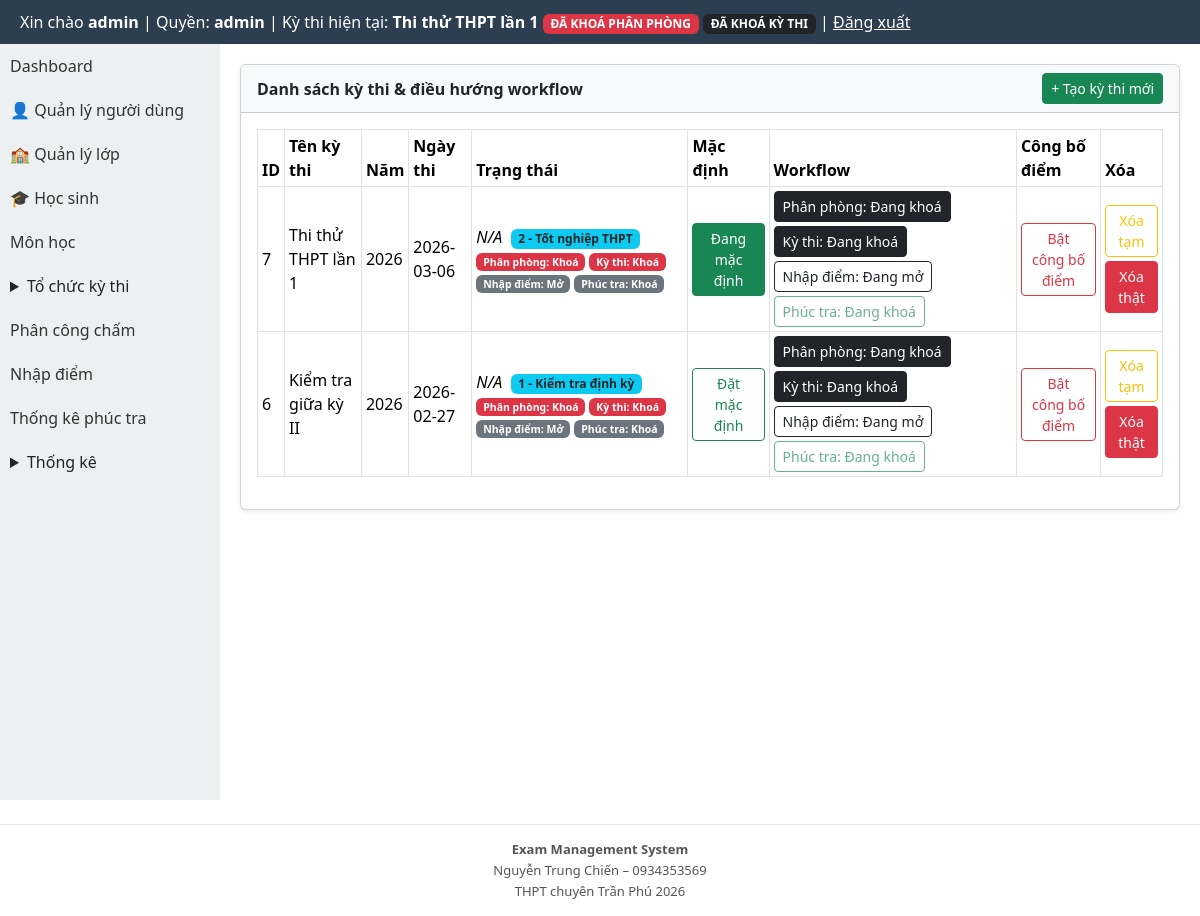
Page /modules/exams/index.php (signed in) on the committed database.
### tables this page shows
CREATE TABLE exams (
  id INTEGER PRIMARY KEY AUTOINCREMENT,
  ten_ky_thi TEXT,
  nam INTEGER,
  ngay_thi TEXT
, is_default INTEGER DEFAULT 0, deleted_at TEXT, distribution_locked INTEGER DEFAULT 0, rooms_locked INTEGER DEFAULT 0, exam_locked INTEGER DEFAULT 0, scoring_closed INTEGER DEFAULT 0, exam_mode INTEGER DEFAULT 1, is_locked INTEGER DEFAULT 0, is_score_entry_locked INTEGER DEFAULT 0, is_score_published INTEGER DEFAULT 0, is_recheck_open INTEGER DEFAULT 0);

### core/auth.php (called while the page is built, shortened)
<?php
function normalize_role(?string $role): string {
    $normalized = strtolower(trim((string) $role));
    return match ($normalized) {
        'score_entry', 'score-input', 'score_input', 'nhapdiem', 'nhap_diem' => 'scorer',
        'exam_manager', 'quanlythi', 'exam-manager' => 'organizer',
        default => $normalized,
    };
}
function current_user_role(): string {
    $sessionRole = $_SESSION['role'] ?? null;
    if (is_string($sessionRole) && trim($sessionRole) !== '') {
        return normalize_role($sessionRole);
    }
    $userRole = $_SESSION['user']['role'] ?? null;
    return normalize_role(is_string($userRole) ? $userRole : '');
}

### modules/exams/_common.php (called while the page is built, shortened)
<?php
require_once BASE_PATH . '/core/auth.php';
require_once BASE_PATH . '/core/db.php';
require_once BASE_PATH . '/modules/exams/exam_context_helper.php';
function exams_normalize_exam_mode(mixed $mode): int
{
    $value = (int) $mode;
    return in_array($value, [1, 2], true) ? $value : 1;
}
function exams_exam_mode_label(mixed $mode): string
{
    return exams_normalize_exam_mode($mode) === 2 ? '2 - Tốt nghiệp THPT' : '1 - Kiểm tra định kỳ';
}

### modules/exams/exam_context_helper.php (called while the page is built, shortened)
<?php
function getCurrentExam(): ?array
{
    global $pdo;
    $cols = array_column($pdo->query('PRAGMA table_info(exams)')->fetchAll(PDO::FETCH_ASSOC), 'name');
    $hasDeletedAt = in_array('deleted_at', $cols, true);
    $activeWhere = $hasDeletedAt ? '(deleted_at IS NULL OR trim(deleted_at) = "")' : '1=1';
    $defaultStmt = $pdo->query('SELECT * FROM exams WHERE ' . $activeWhere . ' AND is_default = 1 ORDER BY id DESC LIMIT 1');
    $defaultExam = $defaultStmt ? $defaultStmt->fetch(PDO::FETCH_ASSOC) : false;
    if (is_array($defaultExam)) {
        return $defaultExam;
    }
}
function getCurrentExamId(): int
{
    $exam = getCurrentExam();
    return (int) ($exam['id'] ?? 0);
}

### modules/exams/index.php (the view, shortened to what this page needs)
<?php
require_once BASE_PATH . '/modules/exams/_common.php';
$hasTrangThai = false;
$selectTrangThai = $hasTrangThai ? ', trang_thai' : '';
$currentExamId = getCurrentExamId();
$isAdmin = current_user_role() === 'admin';
$examWhere = $isAdmin ? '' : ' WHERE deleted_at IS NULL';
$exams = $pdo->query('SELECT id, ten_ky_thi, nam, ngay_thi, exam_mode, deleted_at, is_default,
    COALESCE(distribution_locked,0) AS distribution_locked,
    COALESCE(rooms_locked,0) AS rooms_locked,
    COALESCE(is_locked,0) AS is_locked,
    COALESCE(exam_locked,0) AS exam_locked,
    COALESCE(is_score_entry_locked,0) AS is_score_entry_locked,
    COALESCE(is_recheck_open,0) AS is_recheck_open,
    COALESCE(scoring_closed,0) AS scoring_closed,
    COALESCE(is_score_published,0) AS is_score_published' . $selectTrangThai . ' FROM exams' . $examWhere . ' ORDER BY id DESC')->fetchAll(PDO::FETCH_ASSOC);
require_once BASE_PATH . '/layout/header.php';
?>
<link href="https://cdn.jsdelivr.net/npm/bootstrap@5.3.3/dist/css/bootstrap.min.css" rel="stylesheet">
<div style="display:flex;min-height:calc(100vh - 44px);">
    <?php require_once BASE_PATH . '/layout/sidebar.php'; ?>
    <div style="flex:1;padding:20px;min-width:0;">
        <div class="card shadow-sm">
            <div class="card-header bg-light d-flex justify-content-between align-items-center">
                <strong>Danh sách kỳ thi & điều hướng workflow</strong>
                <button class="btn btn-success btn-sm" type="button" data-bs-toggle="collapse" data-bs-target="#createExamPanel" aria-expanded="false" aria-controls="createExamPanel">+ Tạo kỳ thi mới</button>
            </div>
            <div class="card-body">
                <div class="table-responsive">
                    <table class="table table-bordered table-sm align-middle">
                        <thead>
                        <tr><th>ID</th><th>Tên kỳ thi</th><th>Năm</th><th>Ngày thi</th><th>Trạng thái</th><th>Mặc định</th><?php if ($isAdmin): ?><th>Workflow</th><?php endif; ?><th>Công bố điểm</th><th>Xóa</th></tr>
                        </thead>
                        <tbody>
                        <?php if (empty($exams)): ?>
                            <tr><td colspan="<?= $isAdmin ? 9 : 8 ?>" class="text-center">Chưa có kỳ thi.</td></tr>
                        <?php else: foreach ($exams as $exam): ?>
                            <?php $isDeleted = !empty($exam['deleted_at']); ?>
                            <tr class="<?= $isDeleted ? 'table-warning' : '' ?>">
                                <td><?= (int) $exam['id'] ?></td>
                                <td><?= htmlspecialchars((string) $exam['ten_ky_thi'], ENT_QUOTES, 'UTF-8') ?></td>
                                <td><?= htmlspecialchars((string) $exam['nam'], ENT_QUOTES, 'UTF-8') ?></td>
                                <td><?= htmlspecialchars((string) $exam['ngay_thi'], ENT_QUOTES, 'UTF-8') ?></td>
                                <td>
                                    <?= $hasTrangThai ? htmlspecialchars((string) ($exam['trang_thai'] ?? ''), ENT_QUOTES, 'UTF-8') : '<em>N/A</em>' ?>
                                    <span class="badge bg-info text-dark ms-1"><?= htmlspecialchars(exams_exam_mode_label($exam['exam_mode'] ?? 1), ENT_QUOTES, 'UTF-8') ?></span>
                                    <?php
                                        $distributionLocked = (int) ($exam['distribution_locked'] ?? 0) === 1
                                            || (int) ($exam['rooms_locked'] ?? 0) === 1
                                            || (int) ($exam['is_locked'] ?? 0) === 1;
                                        $examLockedRow = (int) ($exam['exam_locked'] ?? 0) === 1;
                                        $scoreEntryLocked = (int) ($exam['is_score_entry_locked'] ?? 0) === 1
                                            || (int) ($exam['scoring_closed'] ?? 0) === 1;
                                        $recheckOpen = (int) ($exam['is_recheck_open'] ?? 0) === 1;
                                    ?>
                                    <div class="small mt-1 d-flex flex-wrap gap-1">
                                        <span class="badge <?= $distributionLocked ? 'bg-danger' : 'bg-secondary' ?>">Phân phòng: <?= $distributionLocked ? 'Khoá' : 'Mở' ?></span>
                                        <span class="badge <?= $examLockedRow ? 'bg-danger' : 'bg-secondary' ?>">Kỳ thi: <?= $examLockedRow ? 'Khoá' : 'Mở' ?></span>
                                        <span class="badge <?= $scoreEntryLocked ? 'bg-danger' : 'bg-secondary' ?>">Nhập điểm: <?= $scoreEntryLocked ? 'Khoá' : 'Mở' ?></span>
                                        <span class="badge <?= $recheckOpen ? 'bg-success' : 'bg-secondary' ?>">Phúc tra: <?= $recheckOpen ? 'Mở' : 'Khoá' ?></span>
                                    </div>
                                </td>
                                <td>
                                    <form method="post" class="d-inline">
                                        <button class="btn btn-sm <?= $currentExamId === (int) $exam['id'] ? 'btn-success' : 'btn-outline-success' ?>" type="submit"><?= $currentExamId === (int)$exam['id'] ? 'Đang mặc định' : 'Đặt mặc định' ?></button>
                                    </form>
                                </td>
                                <?php if ($isAdmin): ?>
                                <td>
                                    <div class="d-flex flex-wrap gap-1">
                                        <?php $distributionCanToggle = !(!$distributionLocked && ($examLockedRow || $scoreEntryLocked)); ?>
                                        <?php $examCanToggle = ($examLockedRow && !$scoreEntryLocked) || (!$examLockedRow && $distributionLocked); ?>
                                        <?php $scoreCanToggle = ($scoreEntryLocked || $examLockedRow); ?>
                                        <form method="post" class="d-inline">
                                            <button class="btn btn-sm <?= $distributionLocked ? 'btn-dark' : 'btn-outline-dark' ?>" type="submit" <?= $distributionCanToggle ? '' : 'disabled title="Mở khoá theo thứ tự: Nhập điểm -> Kỳ thi -> Phân phòng"' ?>>Phân phòng: <?= $distributionLocked ? 'Đang khoá' : 'Đang mở' ?></button>
                                        </form>
                                        <form method="post" class="d-inline">
                                            <button class="btn btn-sm <?= $examLockedRow ? 'btn-dark' : 'btn-outline-dark' ?>" type="submit" <?= $examCanToggle ? '' : 'disabled title="Khoá theo thứ tự: Phân phòng -> Kỳ thi"' ?>>Kỳ thi: <?= $examLockedRow ? 'Đang khoá' : 'Đang mở' ?></button>
                                        </form>
                                        <form method="post" class="d-inline">
                                            <button class="btn btn-sm <?= $scoreEntryLocked ? 'btn-dark' : 'btn-outline-dark' ?>" type="submit" <?= $scoreCanToggle ? '' : 'disabled title="Khoá theo thứ tự: Kỳ thi -> Nhập điểm"' ?>>Nhập điểm: <?= $scoreEntryLocked ? 'Đang khoá' : 'Đang mở' ?></button>
                                        </form>
                                        <form method="post" class="d-inline">
                                            <button class="btn btn-sm <?= $recheckOpen ? 'btn-success' : 'btn-outline-success' ?>" type="submit" <?= $scoreEntryLocked ? '' : 'disabled title="Chỉ mở/khóa phúc tra sau khi đã khóa nhập điểm"' ?>>Phúc tra: <?= $recheckOpen ? 'Đang mở' : 'Đang khoá' ?></button>
                                        </form>
                                    </div>
                                </td>
                                <?php endif; ?>
                                <td>
                                    <?php if ($isAdmin): ?>
                                        <form method="post" class="d-inline">
                                            <button class="btn btn-sm <?= ((int) ($exam['is_score_published'] ?? 0) === 1) ? 'btn-danger' : 'btn-outline-danger' ?>" type="submit">
                                                <?= ((int) ($exam['is_score_published'] ?? 0) === 1) ? 'Tắt công bố điểm' : 'Bật công bố điểm' ?>
                                            </button>
                                        </form>
                                    <?php else: ?>
                                        <span class="badge bg-secondary"><?= ((int) ($exam['is_score_published'] ?? 0) === 1) ? 'Đã công bố' : 'Chưa công bố' ?></span>
                                    <?php endif; ?>
                                </td>
                                <td>
                                    <div class="d-flex flex-column gap-1">
                                        <?php if (!$isDeleted): ?>
                                            <form method="post" onsubmit="return confirm('Bạn chắc chắn muốn xóa kỳ thi này?')">
                                                <button class="btn btn-sm btn-outline-warning"><?= $isAdmin ? 'Xóa tạm' : 'Xóa' ?></button>
                                            </form>
                                        <?php endif; ?>
                                        <?php if ($isAdmin): ?>
                                            <form method="post" onsubmit="return confirm('XÓA THẬT kỳ thi và toàn bộ dữ liệu liên quan?')">
                                                <button class="btn btn-sm btn-danger">Xóa thật</button>
                                            </form>
                                        <?php endif; ?>
                                    </div>
                                </td>
                            </tr>
                        <?php endforeach; endif; ?>
                        </tbody>
                    </table>
                </div>
            </div>
        </div>
    </div>
</div>
<?php require_once BASE_PATH . '/layout/footer.php'; ?>

### templates/header.php (style rules this page uses)
* { box-sizing: border-box; }
body { margin:0; font-family: Arial; }

### rows in the picture
exams: id "7", ten_ky_thi "Thi thử THPT lần 1", nam "2026", ngay_thi "2026-03-06", exam_mode "2 - Tốt nghiệp THPT", shows "Đang mặc định"
exams: id "6", ten_ky_thi "Kiểm tra giữa kỳ II", nam "2026", ngay_thi "2026-02-27", exam_mode "1 - Kiểm tra định kỳ", shows "Đặt mặc định"

### other values in the picture
$_SESSION['user']['username'] "admin"
$role "admin"
$currentExamInfo['ten_ky_thi'] "Thi thử THPT lần 1"
